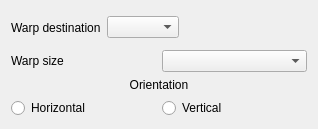
<?xml version="1.0" encoding="UTF-8"?>
<ui version="4.0">
 <class>SpawnParameterWarpWidget</class>
 <widget class="QWidget" name="SpawnParameterWarpWidget">
  <property name="geometry">
   <rect>
    <x>0</x>
    <y>0</y>
    <width>318</width>
    <height>129</height>
   </rect>
  </property>
  <property name="windowTitle">
   <string>Form</string>
  </property>
  <layout class="QGridLayout" name="gridLayout">
   <item row="0" column="0">
    <layout class="QHBoxLayout" name="horizontalLayout_4">
     <item>
      <layout class="QHBoxLayout" name="horizontalLayout_2">
       <item>
        <widget class="QLabel" name="label">
         <property name="text">
          <string>Warp destination</string>
         </property>
        </widget>
       </item>
       <item>
        <widget class="QComboBox" name="warpDestinationComboBox"/>
       </item>
      </layout>
     </item>
     <item>
      <widget class="QLabel" name="warpDestinationLabel">
       <property name="text">
        <string/>
       </property>
      </widget>
     </item>
    </layout>
   </item>
   <item row="1" column="0">
    <layout class="QHBoxLayout" name="horizontalLayout_3">
     <item>
      <widget class="QLabel" name="label_3">
       <property name="text">
        <string>Warp size</string>
       </property>
      </widget>
     </item>
     <item>
      <widget class="QComboBox" name="warpSizeComboBox"/>
     </item>
    </layout>
   </item>
   <item row="2" column="0">
    <layout class="QVBoxLayout" name="verticalLayout">
     <item>
      <widget class="QLabel" name="label_2">
       <property name="text">
        <string>Orientation</string>
       </property>
       <property name="alignment">
        <set>Qt::AlignCenter</set>
       </property>
      </widget>
     </item>
     <item>
      <layout class="QHBoxLayout" name="horizontalLayout">
       <item>
        <widget class="QRadioButton" name="horizontalOrientationBox">
         <property name="text">
          <string>Horizontal</string>
         </property>
        </widget>
       </item>
       <item>
        <widget class="QRadioButton" name="verticalOrientationBox">
         <property name="text">
          <string>Vertical</string>
         </property>
        </widget>
       </item>
      </layout>
     </item>
    </layout>
   </item>
  </layout>
 </widget>
 <resources/>
 <connections/>
</ui>
